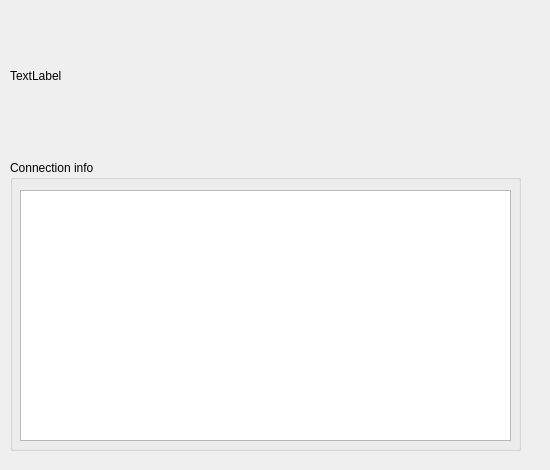
<?xml version="1.0" encoding="UTF-8"?>
<ui version="4.0">
 <class>Widget</class>
 <widget class="QWidget" name="Widget">
  <property name="geometry">
   <rect>
    <x>0</x>
    <y>0</y>
    <width>550</width>
    <height>470</height>
   </rect>
  </property>
  <property name="windowTitle">
   <string>Widget</string>
  </property>
  <widget class="QWidget" name="horizontalLayoutWidget">
   <property name="geometry">
    <rect>
     <x>10</x>
     <y>10</y>
     <width>511</width>
     <height>131</height>
    </rect>
   </property>
   <layout class="QHBoxLayout" name="horizontalLayout">
    <item>
     <widget class="QLabel" name="labelStatus">
      <property name="text">
       <string>TextLabel</string>
      </property>
     </widget>
    </item>
   </layout>
  </widget>
  <widget class="QGroupBox" name="groupBox">
   <property name="geometry">
    <rect>
     <x>10</x>
     <y>160</y>
     <width>511</width>
     <height>291</height>
    </rect>
   </property>
   <property name="title">
    <string>Connection info</string>
   </property>
   <widget class="QTextEdit" name="connMsgEdit">
    <property name="geometry">
     <rect>
      <x>10</x>
      <y>30</y>
      <width>491</width>
      <height>251</height>
     </rect>
    </property>
   </widget>
  </widget>
 </widget>
 <resources/>
 <connections/>
</ui>
